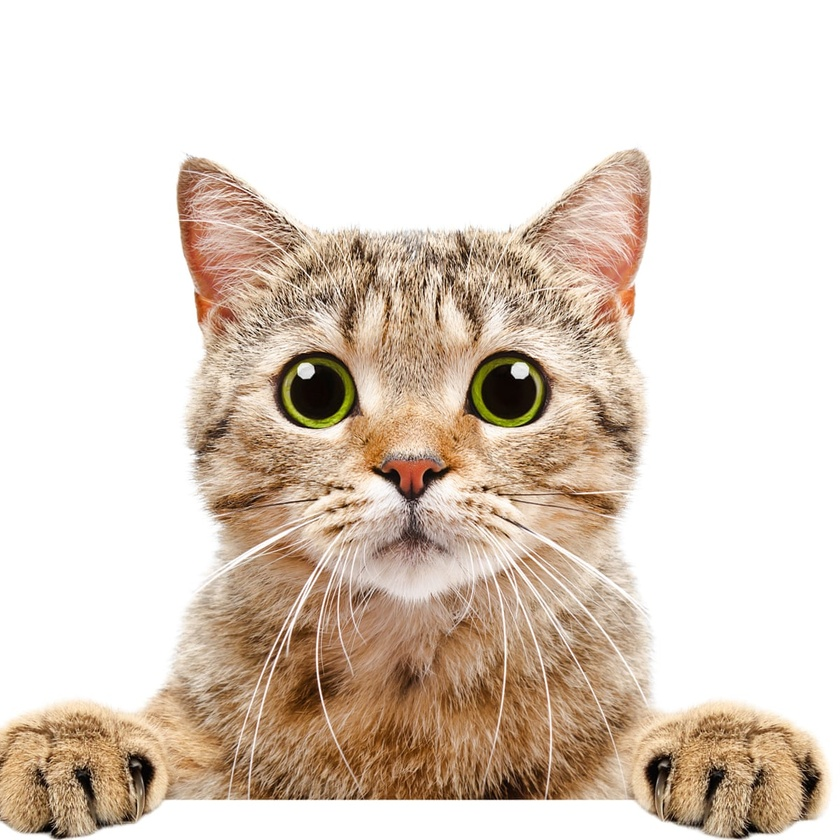
#> input picture Intro/imgs/cat.jpg, 840 x 840 px, shrunk from 1200 x 1200 before the run
$ jupyter execute Introduction.ipynb
#> lines starting #> are read from the running program, lines starting #| are printed output that depends on the picture
[cell 1]
#! pip install opencv-python

[cell 2]
import cv2
import matplotlib.pyplot as plt

[cell 3]
img = cv2.imread("./imgs/cat.jpg")
#> img is the input picture: shape (840, 840, 3); mean B, G, R 196.6, 209.1, 222.7

[cell 4]
# to see the image
plt.imshow(img)
plt.show()

[cell 5]
# the image loaded here are in BGR. we need to convert to RGB

img = cv2.cvtColor(img , cv2.COLOR_BGR2RGB)
plt.imshow(img)
plt.show()

# Filtering

[cell 6]
import numpy as np
import matplotlib.pyplot as plt

[cell 7]
x = np.linspace(1,20,100)
y = np.cos(x)

[cell 8]
plt.plot(x,y)
plt.title("Plot of f(x)")
plt.show()
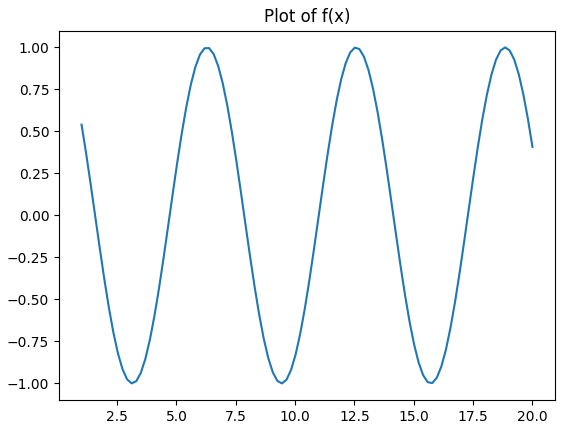
#> figure drawn by matplotlib, 1 panel; curve peaks at x = 18.85, y = 1

### Adding some noise to our original signal

[cell 9]
noise = np.random.randn(100)

noisy_signal = y+ 0.1*noise

[cell 10]
plt.plot(x, noisy_signal)
plt.title("Noise signal")
plt.show()
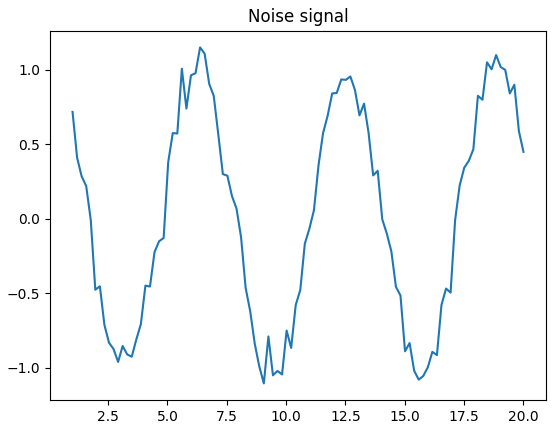
#> figure drawn by matplotlib, 1 panel; curve peaks at x = 6.37, y = 1.15

[cell 11]
convolved_signal = np.convolve(noisy_signal, np.ones(5)/5)

[cell 12]
plt.plot(x, convolved_signal[2:-2])
plt.show()
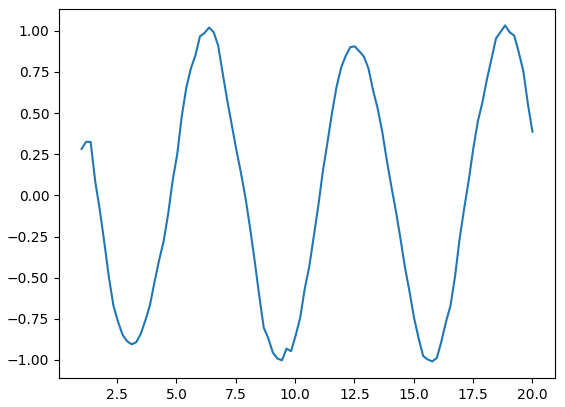
#> figure drawn by matplotlib, 1 panel; curve peaks at x = 18.85, y = 1.03

##  Lets try apply this in real time !

[cell 13]
import cv2

[cell 14]
image = cv2.imread("./imgs/download.jfif")
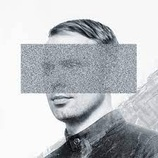
#> input picture Intro/imgs/download.jfif, 158 x 158 px, shrunk from 225 x 225 before the run
#> image is the input picture: shape (158, 158, 3); mean B, G, R 197.2, 193.5, 190.5
images = cv2.cvtColor(image, cv2.COLOR_BGR2RGB)
plt.figure(figsize=(8,8))
plt.imshow(image)
plt.show()

[cell 15]
plt.figure(figsize=(15,15))

for s, i in enumerate([3,7,11,25]):
    mean_filter = cv2.filter2D(images,-1, np.ones((i,i))/i**2 )
    plt.title("Mean Filter")
    plt.subplot(2,2,s+1)
    plt.imshow(mean_filter)
#> this loop made 4 passes
#> pass 1, `mean_filter = cv2.filter2D(images,-1, np.ones((i,i))/i**2 )`:
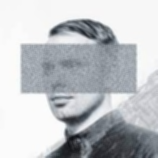
#> mean_filter: shape (158, 158, 3); mean R, G, B 190.5, 193.5, 197.2
#> pass 2, `mean_filter = cv2.filter2D(images,-1, np.ones((i,i))/i**2 )`:
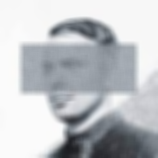
#> mean_filter: shape (158, 158, 3); mean R, G, B 190.5, 193.5, 197.2
#> pass 3, `mean_filter = cv2.filter2D(images,-1, np.ones((i,i))/i**2 )`:
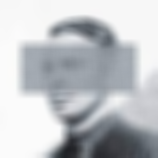
#> mean_filter: shape (158, 158, 3); mean R, G, B 190.5, 193.5, 197.2

plt.show()
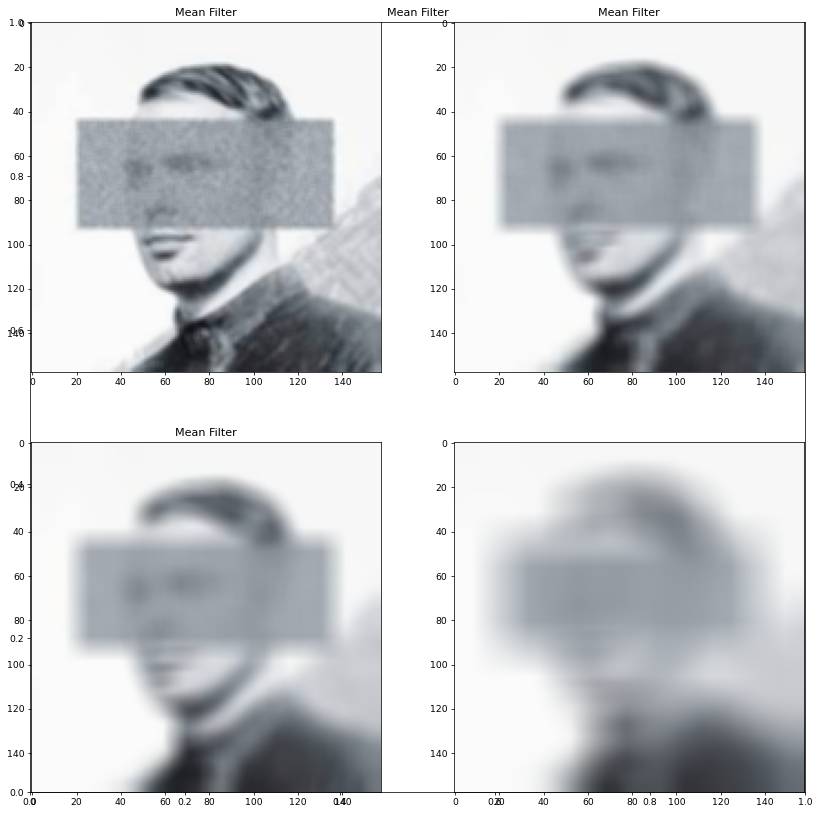
#> figure drawn by matplotlib, 4 panels

## Gaussina Filter

[cell 16]
plt.figure(figsize=(15,15))

for s,i in enumerate([3,7,11,25]):

    img = cv2.GaussianBlur(image, (i,i), i/6)

    plt.title(f"Gaussian filter {s}")
    plt.subplot(3,3,s+1)
    plt.imshow(img)

plt.show()
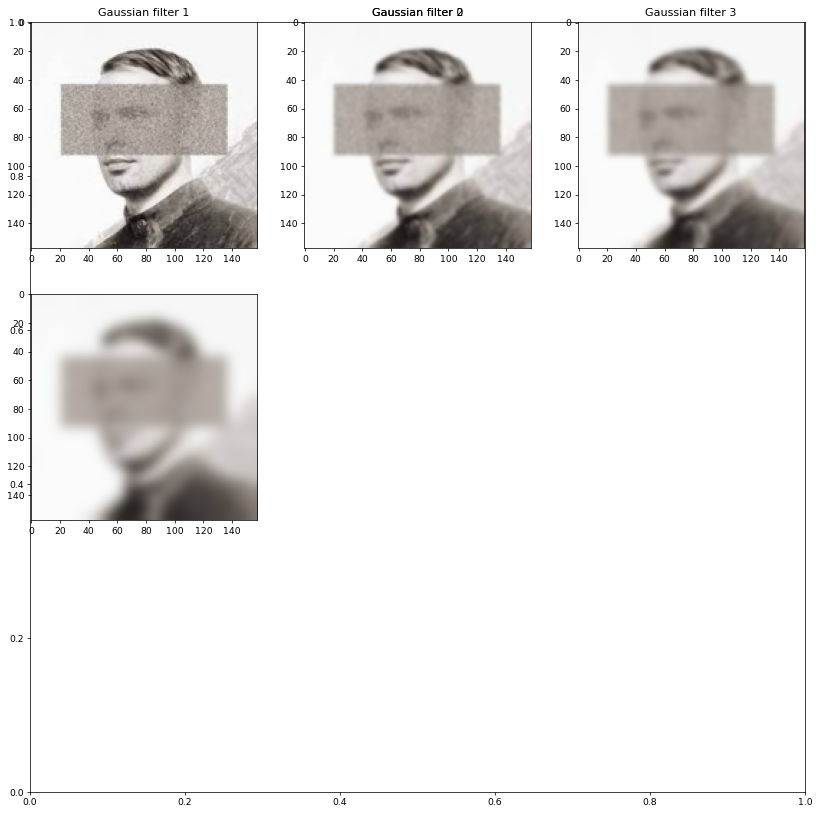
#> figure drawn by matplotlib, 4 panels; B, G, R data is drawn as R, G, B

## Mean Filter

[cell 17]
plt.figure(figsize= (10,10))
img = cv2.blur(image, (11,11))
#> img: shape (158, 158, 3)
plt.imshow(img)
plt.title("Mean Filter")
plt.show()

## Median Filter

[cell 18]
plt.figure(figsize= (10,10))
img = cv2.medianBlur(image, 11)
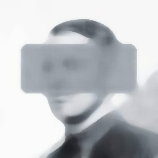
#> img: shape (158, 158, 3); mean B, G, R 198.6, 194.9, 191.9
plt.imshow(img)
plt.title("Median Filter")
plt.show()
